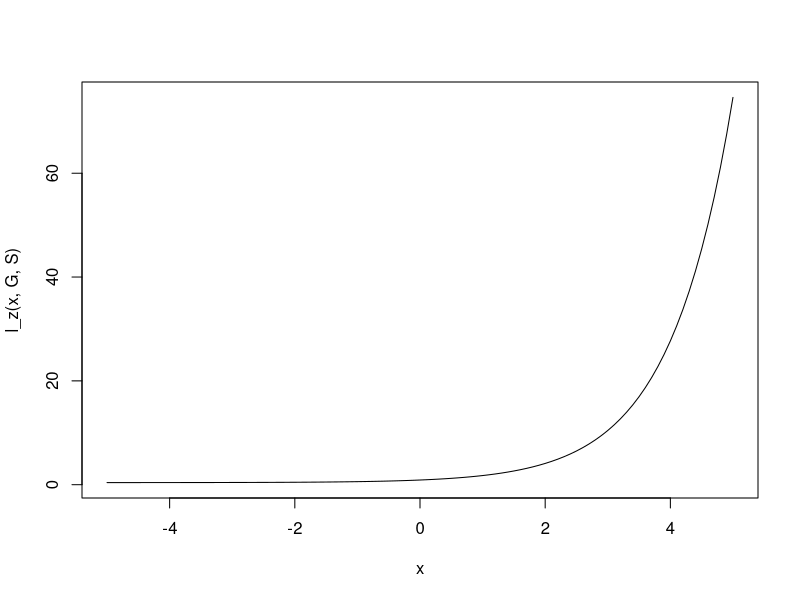
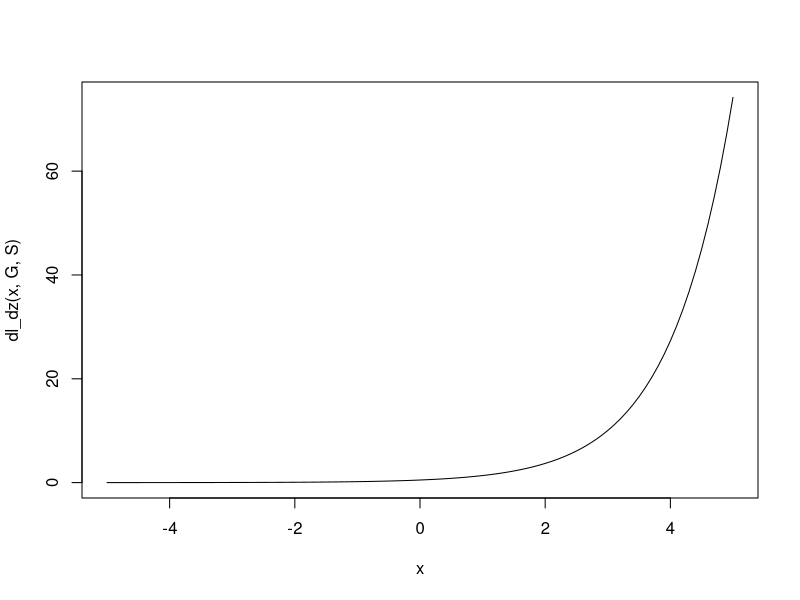
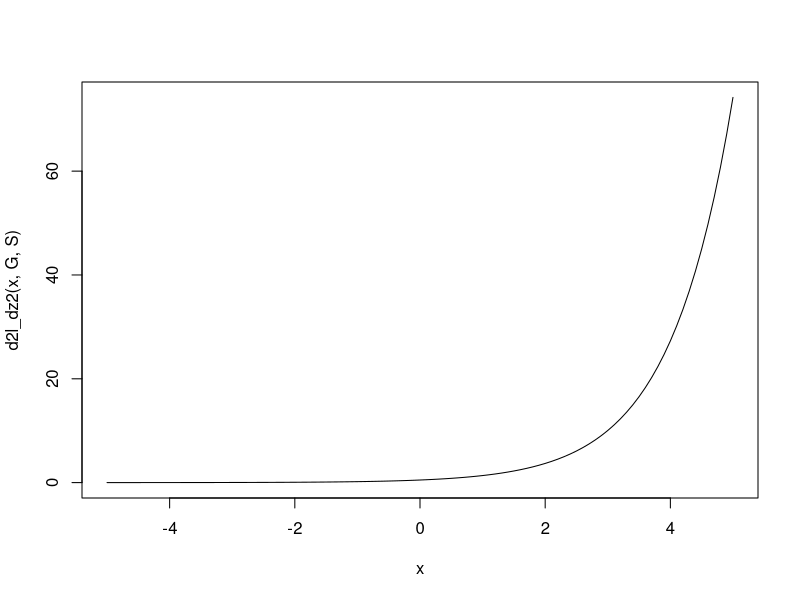
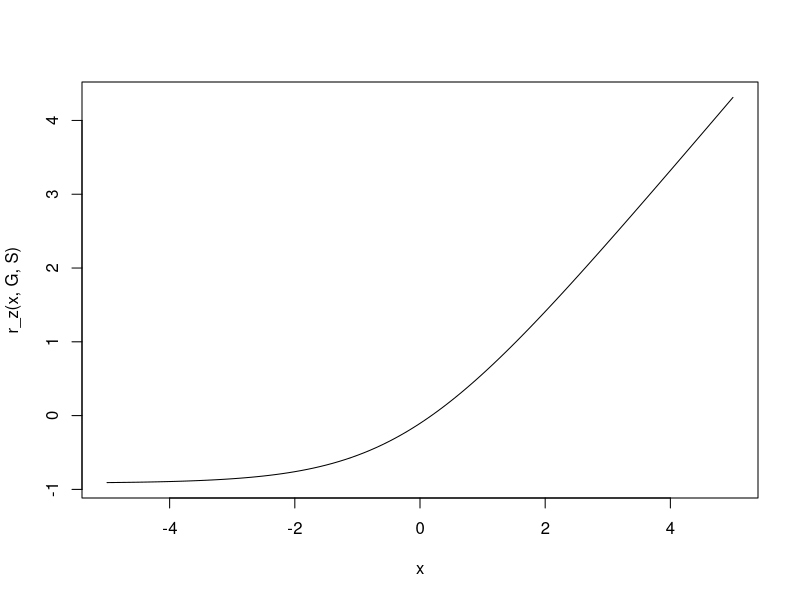
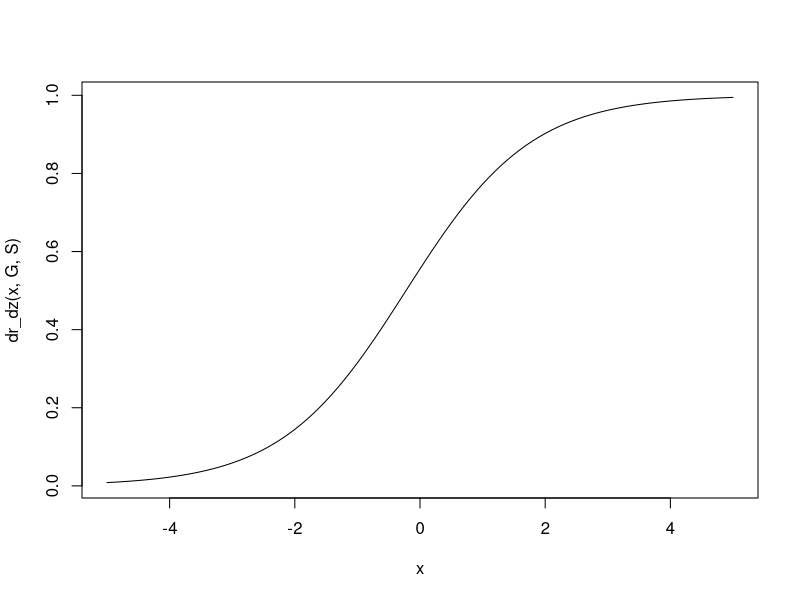
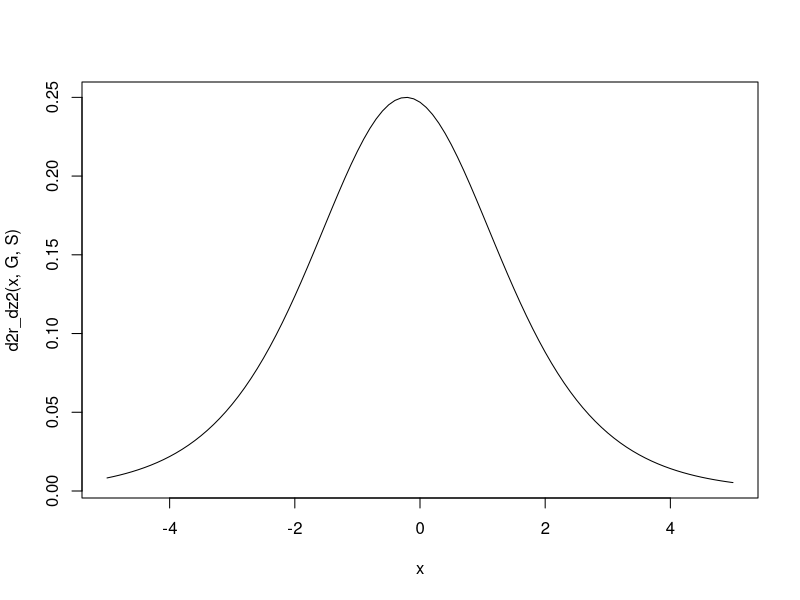
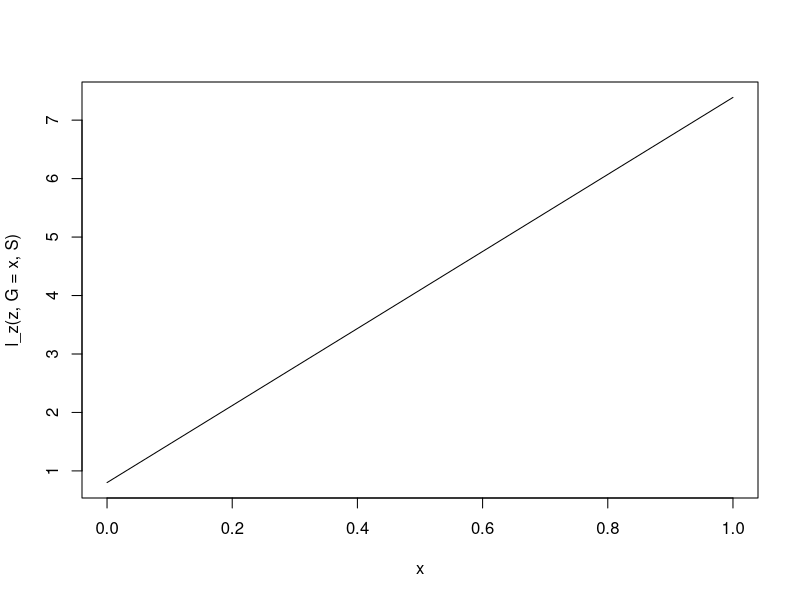
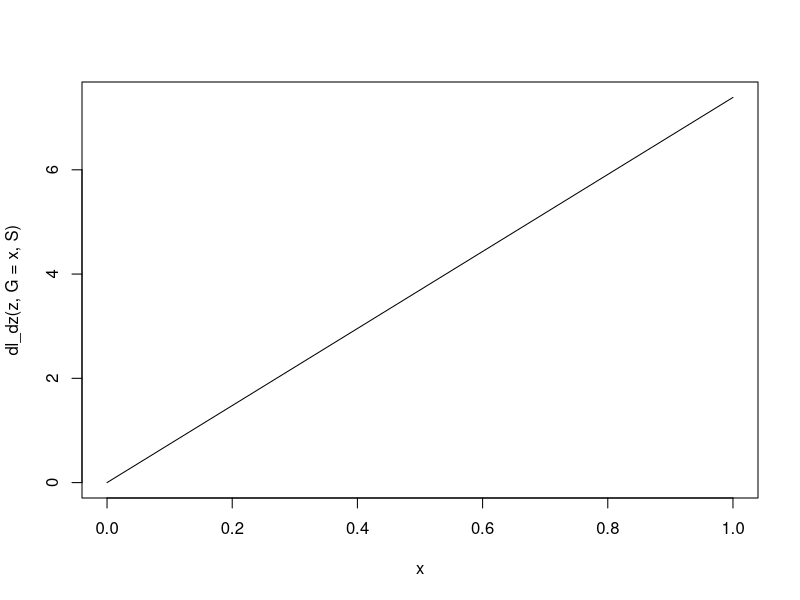

These figures' R source, in order:
#####################################################################################
# Derivatives of lambda and r to calculate effects of mean and variance in rainfall #
#####################################################################################

l_z <- function(z,G,S){
  G*exp(z) + (1-G)*S  
  }

# assuming that Y is a linear exponential function of z

dl_dz <- d2l_dz2 <- function(z,G,S){
  G*exp(z)
  }

r_z <- function(z,G,S){
  log(l_z(z,G,S))
  }

dr_dz <- function(z,G,S){
  G*exp(z) / ( G*exp(z) + S*(1-G) )
  }

d2r_dz2 <- function(z,G,S){
  G*(1-G)*S*exp(z) / ( G*exp(z) + S*(1-G) )^2
  }

# Env response

G <- 0.5
S <- 0.8
zlim <- c(-5,5)

par(mfrow=c(1,1))
curve(l_z(x,G,S),xlim=zlim)
curve(dl_dz(x,G,S),xlim=zlim)
curve(d2l_dz2(x,G,S),xlim=zlim)

curve(r_z(x,G,S),xlim=zlim)
curve(dr_dz(x,G,S),xlim=zlim)
curve(d2r_dz2(x,G,S),xlim=zlim)
  # logistic?

# Effect of G
  
z <- 2
Glim <- c(0,1)

par(mfrow=c(1,1))
curve(l_z(z,G=x,S),xlim=Glim)
  # z=0 -> G increases mean lambda
curve(dl_dz(z,G=x,S),xlim=Glim)
  # z=0 -> G increases variability in lambda
curve(d2l_dz2(z,G=x,S),xlim=Glim)
  # z=0 -> G increases positive effects of variability on mean lambda
  # (so G doubly positive for mean lambda in variable environment)

curve(r_z(z,G=x,S),xlim=Glim)
curve(dr_dz(z,G=x,S),xlim=Glim)
  # higher G shows stronger response to change in mean env
  # and year-to-year fluctuations larger
curve(d2r_dz2(z,G=x,S),xlim=Glim)
  # intermediate G shows strongest response to variance


